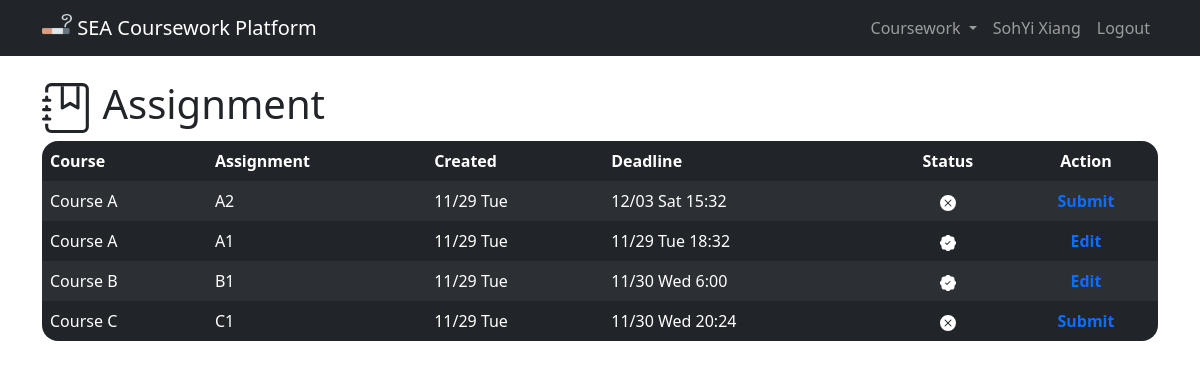
Before: / (signed in) with the older database file.
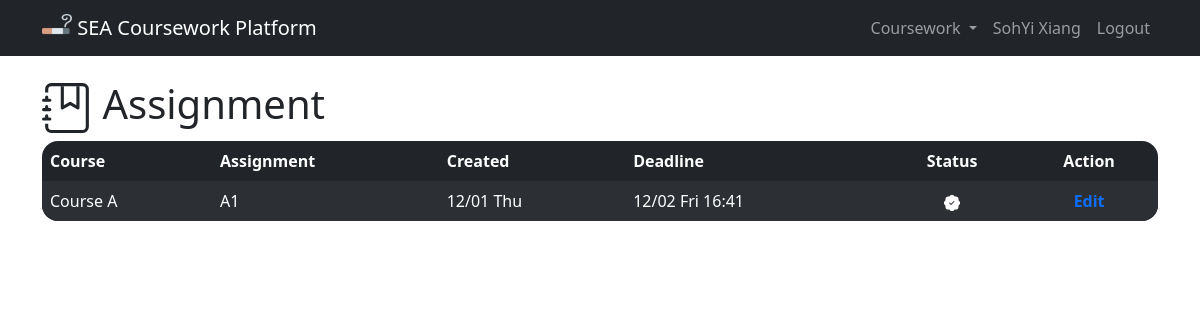
After: the same page with the newer database file.
### coursework/models.py (models this page shows)
class User(AbstractUser):
    STATUS = (
        ("Student", "Student"),
        ("Teaching Assistant", "Teaching Assistant"),
        ("Teacher", "Teacher")
    )
    status = models.CharField(
        max_length=18,
        choices=STATUS,
        default="Student"
    )
    is_email_verified = models.BooleanField(default=False)

class Assignment(models.Model):
    coursework = models.ForeignKey(
        Coursework,
        on_delete=models.PROTECT,
        related_name="assignment"
    )
    title = models.CharField(max_length=128)
    created_on = models.DateTimeField(auto_now_add=True)
    deadline = models.DateTimeField()
    def __str__(self):
        return self.title
    class Meta:
        ordering = ["coursework", "-created_on"]

class Coursework(models.Model):
    course = models.OneToOneField(
        Course,
        on_delete=models.PROTECT,
        unique=True,
        related_name="coursework_name"
    )
    taken_person = models.ManyToManyField(
        User,
        blank=True,
        related_name="coursework_taken"
    )
    def __str__(self):
        return self.course.name
    class Meta:
        ordering = ["course"]

class Course(models.Model):
    name = models.CharField(max_length=60)
    def __str__(self):
        return self.name
    class Meta:
        ordering = ["name"]

### coursework/views.py (the view)
# urls.py: path("", views.index, name="index"),
@login_required
def index(request):
    return render(request, "coursework/index.html", {
        "assignments": Assignment.objects.filter(coursework__taken_person=request.user)
    })

### coursework/templates/coursework/index.html (shortened to what this page needs)
{% extends "coursework/layout.html" %}
{% block body %}
<h1>
  Assignment
</h1>
<table class="table table-dark table-striped table-hover table-borderless">
  <thead>
    <tr>
      <th scope="col">Course</th>
      <th scope="col">Assignment</th>
      <th scope="col">Created</th>
      <th scope="col">Deadline</th>
      <th scope="col" class="text-center">Status</th>
      <th scope="col" class="text-center">Action</th>
    </tr>
  </thead>
  <tbody>
    {% for assignment in assignments %}
    <tr>
      <td>{{ assignment.coursework }}</td>
      <td>{{ assignment }}</td>
      <td>{{ assignment.created_on|date:'n/d D' }}</td>
      <td>{{ assignment.deadline|date:'n/d D G:i' }}</td>
      <td class="text-center">
      </td>
      <td class="text-center">
        {% if assignment.status.all %}
        <a href="{% url 'edit_assignment' assignment.coursework.id assignment.id %}"
          class="text-decoration-none fw-bold">
          Edit
        </a>
        {% else %}
        <a href="{% url 'assignment_view' assignment.coursework.id assignment.id %}"
          class="text-decoration-none fw-bold">
          Submit
        </a>
        {% endif %}
      </td>
    </tr>
    {% empty %}
    <tr>
      <td colspan="6">No assignment at the moment...</td>
    </tr>
    {% endfor %}
  </tbody>
</table>
{% endblock %}

### coursework/templates/coursework/layout.html (shortened to what this page needs)
{% load static %}
<!DOCTYPE html>
<html lang="en">
<head>
  <link href="https://cdn.jsdelivr.net/npm/bootstrap@5.2.3/dist/css/bootstrap.min.css" rel="stylesheet"
>
  <link rel="stylesheet" href="{% static 'coursework/styles.css' %}">
</head>
<body>
  <nav class="navbar navbar-expand-lg navbar-dark bg-dark fixed-top">
    <div class="container">
      <a class="navbar-brand" href="{% url 'index' %}">
        <img src="{% static 'coursework/favicon.ico' %}" alt="Logo" width="30" height="24"
          class="d-inline-block align-text-top">
        SEA Coursework Platform
      </a>
      <div class="collapse navbar-collapse" id="navbarSupportedContent">
        <ul class="navbar-nav">
          {% if user.is_authenticated %}
          <li class="nav-item dropdown">
            <a class="nav-link dropdown-toggle" href="#" role="button" data-bs-toggle="dropdown" aria-expanded="false">
              Coursework
            </a>
          </li>
          <li class="nav-item"><a class="nav-link" href="#">{{ user.last_name }}{{ user.first_name }}</a></li>
          <li class="nav-item"><a class="nav-link" href="{% url 'logout' %}">Logout</a></li>
          {% else %}
          <li class="nav-item"><a class="nav-link" href="{% url 'register' %}">Register</a></li>
          <li class="nav-item"><a class="nav-link" href="{% url 'login' %}">Login</a></li>
          {% endif %}
        </ul>
      </div>
    </div>
  </nav>
  <div class="container dodge-nav">
    {% block body %}
    {% endblock %}
  </div>
</body>
</html>

### coursework/static/coursework/styles.css (style rules this page uses)
.dodge-nav { margin-top: 5rem; }
th:first-child { border-top-left-radius: 1rem; }
th:last-child { border-top-right-radius: 1rem; }
tr:last-child td:first-child { border-bottom-left-radius: 1rem; }
tr:last-child td:last-child { border-bottom-right-radius: 1rem; }

Changed rows visible on the page:
removed Assignment: coursework "Course A", title "A2", created_on "11/29 Tue", deadline "12/03 Sat 15:32", shows "Submit"
removed Assignment: coursework "Course A", title "A1", created_on "11/29 Tue", deadline "11/29 Tue 18:32", shows "Edit"
removed Assignment: coursework "Course B", title "B1", created_on "11/29 Tue", deadline "11/30 Wed 6:00", shows "Edit"
removed Assignment: coursework "Course C", title "C1", created_on "11/29 Tue", deadline "11/30 Wed 20:24", shows "Submit"
added Assignment: coursework "Course A", title "A1", created_on "12/01 Thu", deadline "12/02 Fri 16:41", shows "Edit"
